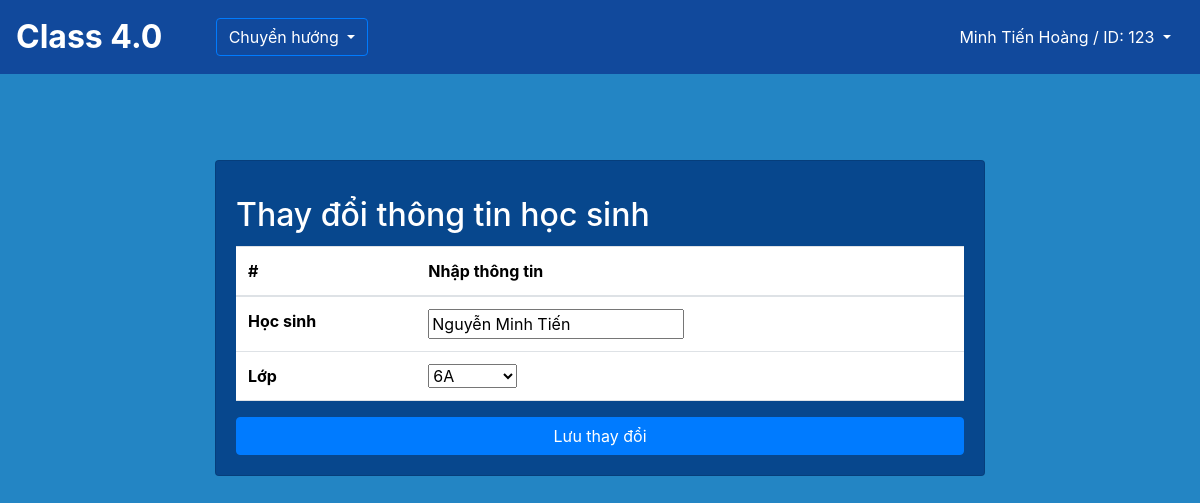
/school/students/101/edit/ (signed in), run on an earlier commit of the app's database.
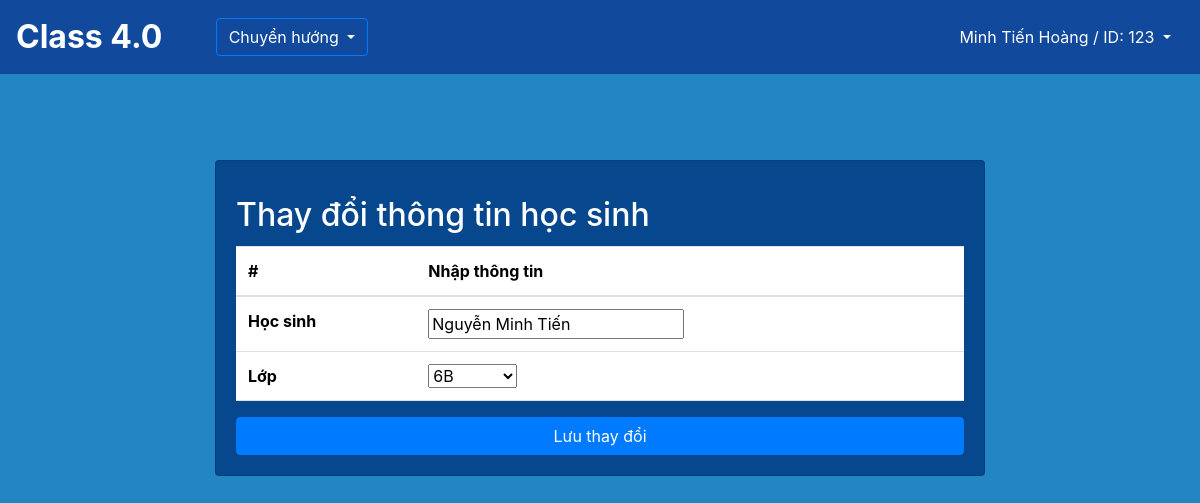
And on a later commit of the database.
### SM/models.py (models this page shows, shortened)
class Student(models.Model):
    id = models.IntegerField(primary_key=True)
    name = models.CharField(max_length=100,blank=False, null=False)
    classroom = models.ForeignKey(Classroom, on_delete=models.CASCADE, related_name='student') # cho phép classroom truy vấn được các student của mình

### SM/views.py (the view)
# urls.py: path('students/<int:student_id>/edit/', views.edit_student, name='edit_student'),
def edit_student(request, student_id):
    student = get_object_or_404(Student, pk=student_id)  # Lấy đối tượng Student dựa trên ID
    old_classroom = student.classroom
    if request.method == 'POST':
        form = StudentEditForm(request.POST, instance=student)
        if form.is_valid():
            with transaction.atomic():
                student = form.save(commit=False)  # Lưu student tạm thời
                new_classroom = form.cleaned_data['classroom']  # Lấy thông tin lớp học mới từ form
                if old_classroom != new_classroom:
                    student.seat.update(student=None)
                student = form.save()  # Lưu thay đổi cuối cùng vào database
            return redirect('smstudent')  # Thay 'some_view_to_redirect' bằng tên view mà bạn muốn chuyển hướng sau khi cập nhật thành công
    else:
        form = StudentEditForm(instance=student)  # Khởi tạo form với thông tin học sinh sẵn có
    return render(request, 'edit/editStudent.html', {'form': form})

### SM/forms.py
class StudentEditForm(forms.ModelForm):
    class Meta:
        model = Student
        fields = ['name', 'classroom']
    def __init__(self, *args, **kwargs):
        super().__init__(*args, **kwargs)
        self.fields['name'].initial = self.instance.name
        self.fields['classroom'].initial = self.instance.classroom

### SM/models.py (called while the page is built)
    def __str__(self):
        return self.name

### app_User/models.py (called while the page is built)
    def get_full_name(self):
        return f"{self.last_name} {self.first_name}"

### SM/templates/edit/editStudent.html (shortened to what this page needs)
{% extends 'base.html' %}
{% load static %}
{% block Nav %}
<div class="dropdown">
    <button type="button" class="btn btn-outline-primary text-white dropdown-toggle" data-bs-toggle="dropdown">
        Chuyển hướng
    </button>
</div>
{% endblock Nav %}
{% block content %}
  <div class="row" style="margin-top: 10rem">
    <div class="col-2"></div>
    <div class="col-8">
      <div class="card" style="background-color: #07478D">
          <div class="card-body">
              <h2 class="card-title text-white" style="margin-top: 2%;">Thay đổi thông tin học sinh</h2>
              <form method="POST">
                  <table class="table">
                      <thead>
                      <tr>
                          <th scope="col">#</th>
                          <th scope="col">Nhập thông tin</th>
                      </tr>
                      </thead>
                      <tbody>
                          <tr>
                              <th scope="row">Học sinh</th>
                              <td>{{form.name }}</td>
                          </tr>
                          <tr>
                              <th scope="row">Lớp</th>
                              <td>{{form.classroom }}</td>
                          </tr>
                      </tbody>
                  </table>
                  <button id="openModalBtn" type="submit" class="btn btn-primary" data-bs-toggle="modal" data-bs-target="#myModal" style="width:100%">Lưu thay đổi</button>
              </form>
          </div>
      </div>
    </div>
    <div class="col-2"></div>
  </div>
{% endblock %}

What changed in the data, as far as the page shows it:
changed Student "Nguyễn Minh Tiến": classroom "6A" → "6B"
